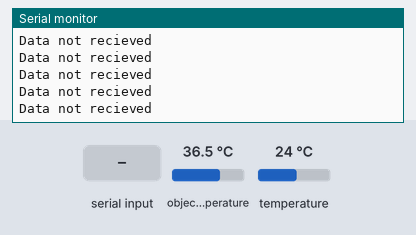
This sketch was run on a simulated Arduino Nano, built with avr-gcc and run on an emulated ATmega328P. On the bench: the last lines printed to the serial monitor. The test bench sets the inputs (shaded band); at power-on: object temperature 36.5 °C, temperature 24 °C.

Above: at 1.2 s.
1.3 s: "1" received over Serial
At 1.54 s:
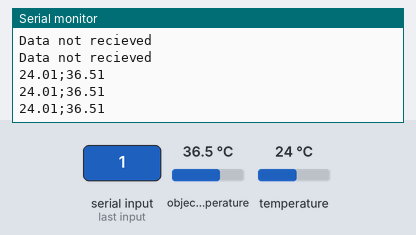
3.3 s: "0" received over Serial
At 4.1 s:
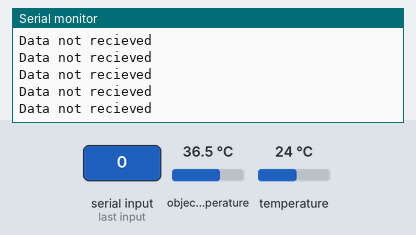

The sketch:

Test1.ino
```cpp
//Arduno code for MLX90614 IR Temperature Sensor using Arduino Nano Board to use in Android Application

#include <Wire.h>
#include <Adafruit_MLX90614.h>

Adafruit_MLX90614 mlx = Adafruit_MLX90614();

int data = 0;
unsigned long preTime;
int time_diff = 100;
char i;

void setup() {
    Serial.begin(9600);
    mlx.begin();
}

void loop() {
    if (Serial.available() > 0) {
        i = Serial.read();
        switch (i) {
            case '0':
                data = 0;
                break;
            case '1':
                data = 1;
                break;
        }
    }
  if (data==1) {
      if (millis() - preTime >= time_diff) {
          Serial.print(mlx.readAmbientTempC());
          Serial.print(";");
          Serial.println(mlx.readObjectTempC());
          preTime = millis();
      }
  }
  else{
      Serial.println("Data not recieved");
  }
}
```

Measured:
- after the input at 1.3 s, the serial monitor: prints a new line after 0.08 s (image 1)
